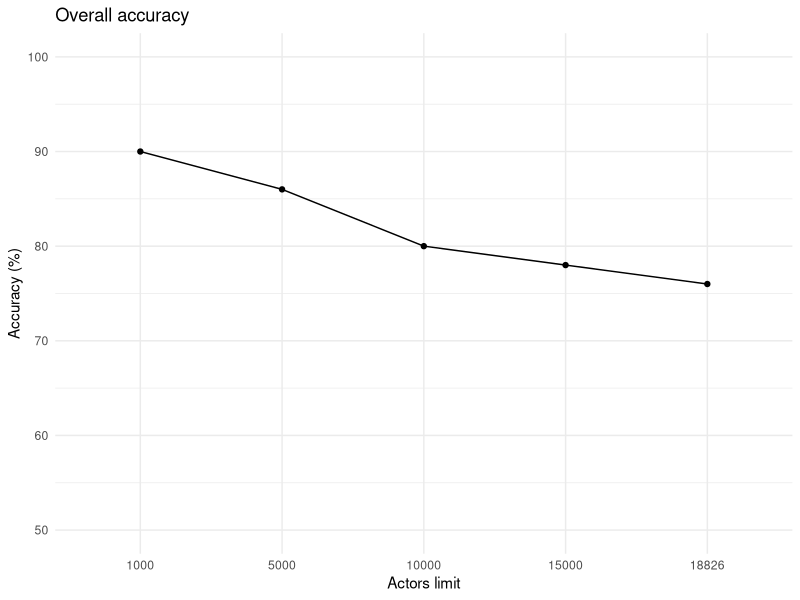
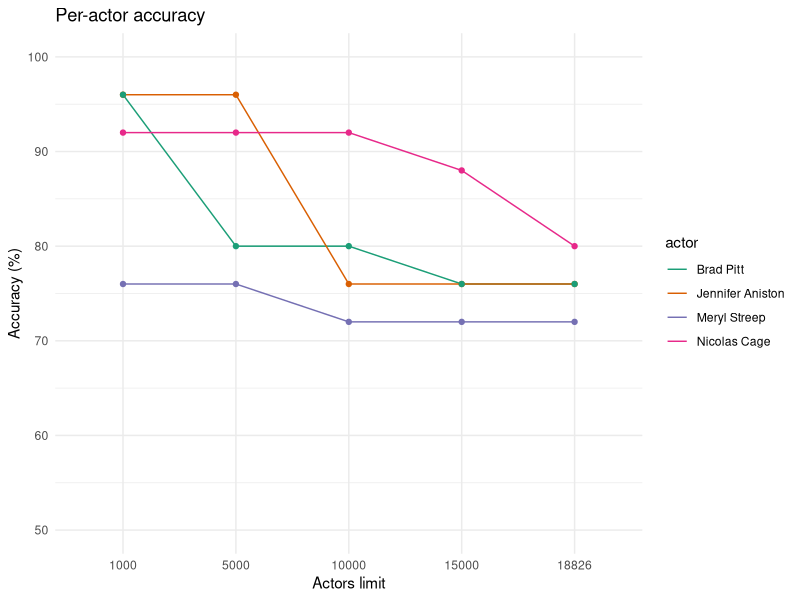

Generate these figures, in order, with R:
## ---- chunk 1
knitr::opts_chunk$set(echo = TRUE)
library(ggplot2)
## ---- chunk 2
df <- data.frame(limit=as.character(rep(c(1000, 5000, 10000, 15000, 18826),each=4)),
                actor=rep(c("Meryl Streep","Nicolas Cage","Jennifer Aniston","Brad Pitt"), times=5),
                value=c(76,92,96,96,
                  76,92,96,80,
                  72,92,76,80,
                  72,88,76,76,
                  72,80,76,76))
df$limit <- factor(df$limit, levels = as.character(c(1000, 5000, 10000, 15000, 18826)))
avgs <- colMeans(matrix(df$value, nrow = 4, ncol = 5))
## ---- chunk 3
ggplot(mapping = aes(x=unique(df$limit), y=avgs, group=1)) +
  geom_line()+
  geom_point()+
  scale_y_continuous(limits = c(50, 100), breaks = seq(50,100,10))+
  scale_color_manual(values = c("#636363"))+
  theme_minimal() + 
  guides(colour = guide_legend(override.aes = list(shape = NA)))+
  labs(x="Actors limit", y="Accuracy (%)", title="Overall accuracy")
## ---- chunk 4
ggplot(df, aes(x=limit, y=value, group=actor)) +
  geom_line(aes(color=actor))+
  geom_point(aes(color=actor))+
  scale_y_continuous(limits = c(50, 100), breaks = seq(50,100,10))+
  scale_color_brewer(type="qual", palette = 2)+
  theme_minimal() + 
  guides(colour = guide_legend(override.aes = list(shape = NA)))+
  labs(x="Actors limit", y="Accuracy (%)", title="Per-actor accuracy")
